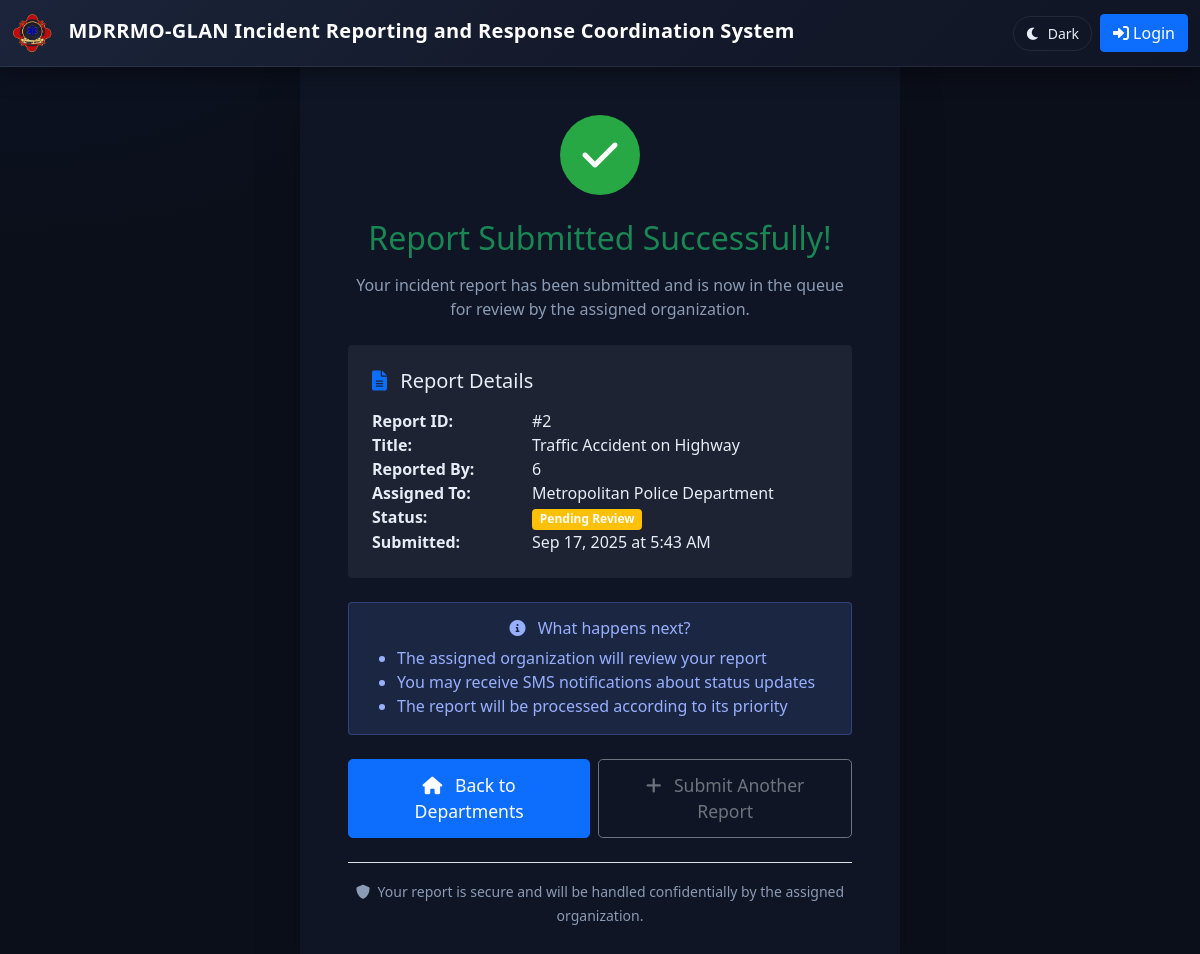
The app's page /reports/success.php?id=2, older data.
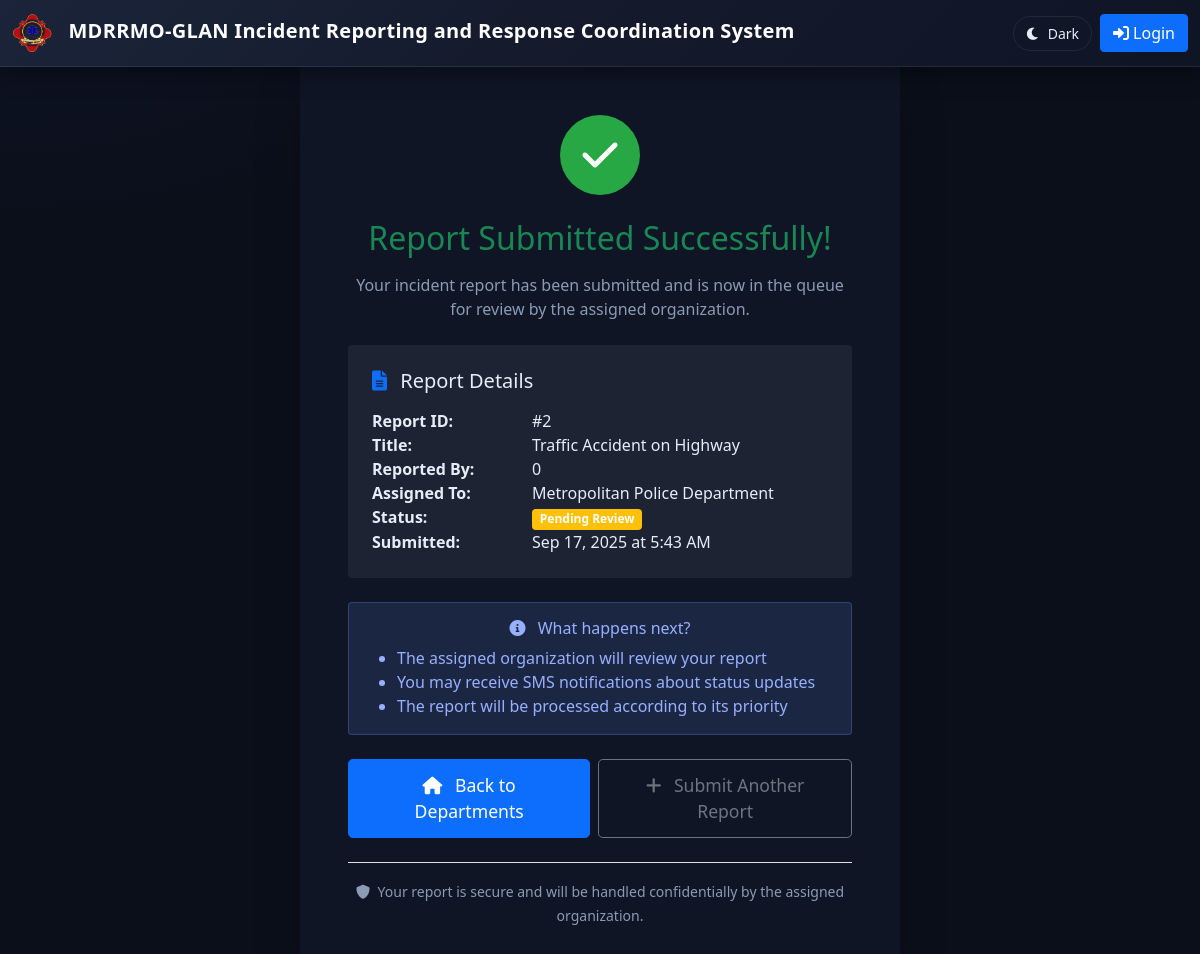
The same page, newer data.
### tables this page shows
CREATE TABLE IF NOT EXISTS `incident_reports` (
  `id` int NOT NULL AUTO_INCREMENT,
  `title` varchar(255) NOT NULL,
  `description` text NOT NULL,
  `incident_date` date NOT NULL,
  `incident_time` time NOT NULL,
  `location` varchar(255) NOT NULL,
  `severity_level` enum('Low','Medium','High','Critical') NOT NULL,
  `category` enum('Fire','Accident','Security','Medical','Emergency','Other') NOT NULL,
  `reported_by` varchar(255) NOT NULL,
  `organization_id` int NOT NULL,
  `status` enum('Pending','In Progress','Resolved','Closed') DEFAULT 'Pending',
  `created_at` timestamp NULL DEFAULT CURRENT_TIMESTAMP,
  PRIMARY KEY (`id`),
  KEY `idx_incident_reports_organization` (`organization_id`),
  KEY `idx_incident_reports_reported_by` (`reported_by`(250)),
  KEY `idx_incident_reports_status` (`status`),
  KEY `idx_incident_reports_date` (`incident_date`)
);

CREATE TABLE IF NOT EXISTS `organizations` (
  `id` int NOT NULL AUTO_INCREMENT,
  `org_name` varchar(255) NOT NULL,
  `org_type` enum('Hospital','Police','Fire Department','Security','Emergency Services') NOT NULL,
  `contact_number` varchar(20) DEFAULT NULL,
  `address` text,
  `created_at` timestamp NULL DEFAULT CURRENT_TIMESTAMP,
  PRIMARY KEY (`id`)
);

### reports/success.php (the view, shortened to what the changed rows need)
<?php
$report_id = $_GET['id'] ?? null;
$database = new Database();
$db = $database->getConnection();
$query = "SELECT ir.*, o.org_name
          FROM incident_reports ir
          LEFT JOIN organizations o ON ir.organization_id = o.id
          WHERE ir.id = ?";
$stmt = $db->prepare($query);
$stmt->execute([$report_id]);
$report = $stmt->fetch();
include '../views/header.php';
?>
<div class="container-fluid">
    <div class="row">
        <div class="col-12">
            <div class="d-flex justify-content-center align-items-center min-vh-100">
                <div class="card shadow-lg border-0" style="max-width: 600px; width: 100%;">
                    <div class="card-body text-center p-5">
                        <h2 class="card-title text-success mb-3">Report Submitted Successfully!</h2>
                        <div class="bg-light rounded p-4 mb-4 text-start">
                            <div class="row">
                                <div class="col-sm-4">
                                    <strong>Report ID:</strong>
                                </div>
                                <div class="col-sm-8">
                                    #<?php echo htmlspecialchars($report['id']); ?>
                                </div>
                            </div>
                            <div class="row">
                                <div class="col-sm-4">
                                    <strong>Title:</strong>
                                </div>
                                <div class="col-sm-8">
                                    <?php echo htmlspecialchars($report['title']); ?>
                                </div>
                            </div>
                            <div class="row">
                                <div class="col-sm-4">
                                    <strong>Reported By:</strong>
                                </div>
                                <div class="col-sm-8">
                                    <?php echo htmlspecialchars($report['reported_by']); ?>
                                </div>
                            </div>
                            <div class="row">
                                <div class="col-sm-4">
                                    <strong>Assigned To:</strong>
                                </div>
                                <div class="col-sm-8">
                                    <?php echo htmlspecialchars($report['org_name']); ?>
                                </div>
                            </div>
                            <div class="row">
                                <div class="col-sm-4">
                                    <strong>Submitted:</strong>
                                </div>
                                <div class="col-sm-8">
                                    <?php echo date('M d, Y \a\t g:i A', strtotime($report['created_at'])); ?>
                                </div>
                            </div>
                        </div>
                    </div>
                </div>
            </div>
        </div>
    </div>
</div>
<?php include '../views/footer.php'; ?>

Row changes from the older to the newer data that the page shows:
changed incident_reports "Traffic Accident on Highway": reported_by "6" → "0"
